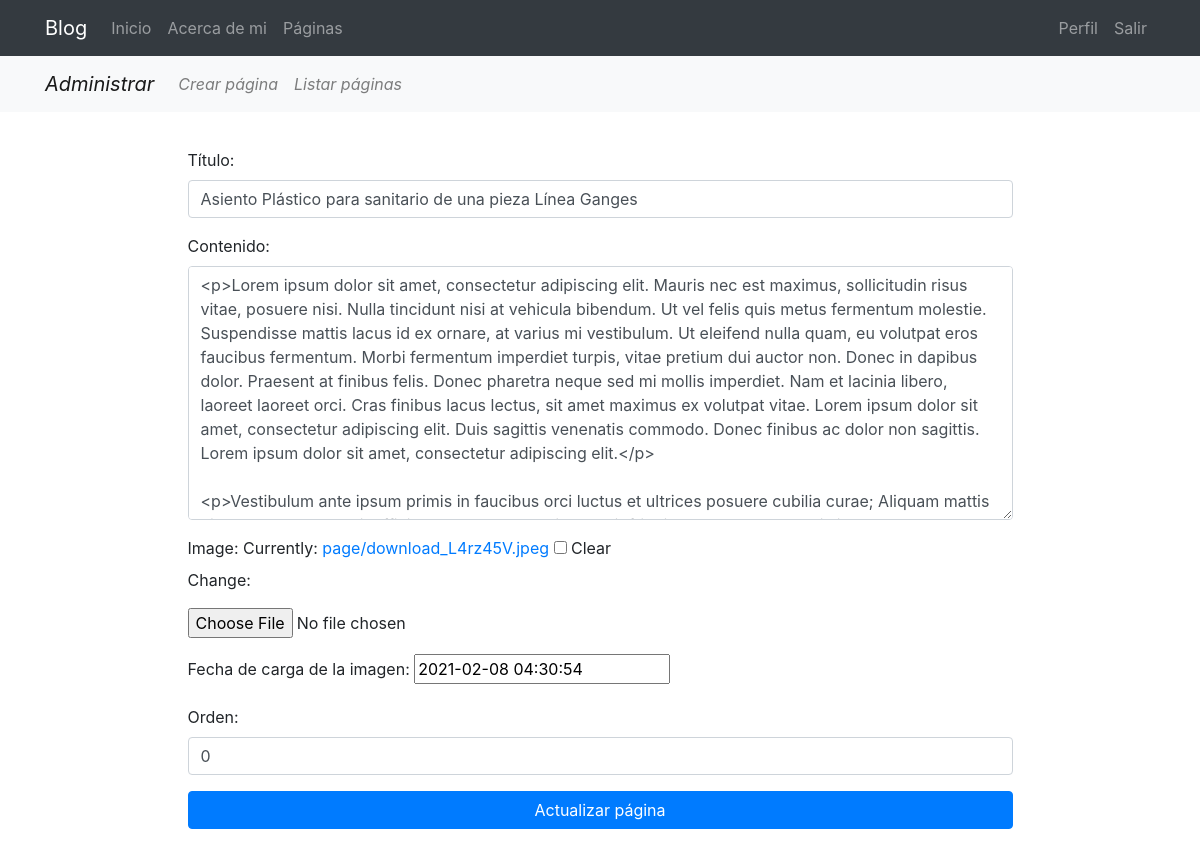
/pages/update/1/ (signed in), run on an earlier commit of the app's database.
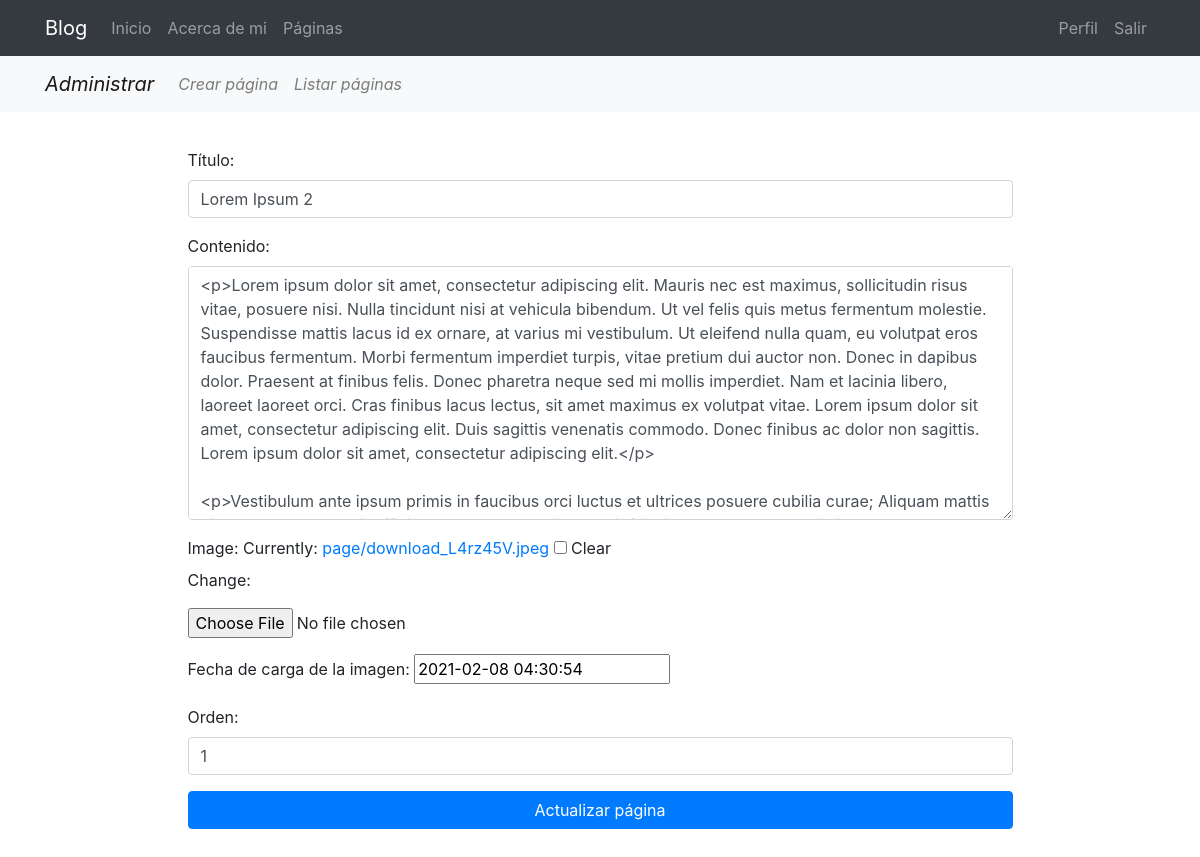
And on a later commit of the database.
### pages/models.py (models this page shows, shortened)
class Page(models.Model):
    title = models.CharField(verbose_name="Título", max_length=200)
    content = RichTextField(verbose_name="Contenido")
    order = models.SmallIntegerField(verbose_name="Orden", default=0)
    created = models.DateTimeField(auto_now_add=True, verbose_name="Fecha de creación")
    updated = models.DateTimeField(auto_now=True, verbose_name="Fecha de edición")
    image = models.ImageField(upload_to=custom_upload_to, null=True, blank=True)
    posted = models.DateTimeField(verbose_name="Fecha de carga de la imagen", null=True, blank=True)
    class Meta:
        verbose_name = "página"
        verbose_name_plural = "páginas"
        ordering = ['order', 'title']

### pages/views.py (the view, shortened to what this page needs)
# urls.py: path('update/<int:pk>/', PageUpdateView.as_view(), name='update'),
@method_decorator(staff_member_required, name='dispatch')
class PageUpdateView(UpdateView):
    model = Page
    form_class = PageForm
    template_name_suffix = '_update_form'

### pages/forms.py
class PageForm(forms.ModelForm):
    class Meta:
        model = Page
        fields = ['title', 'content', 'image', 'posted','order']
        widgets = {
            'title': forms.TextInput(attrs={'class': 'form-control', 'placeholder': 'Título'}),
            'content': forms.Textarea(attrs={'class': 'form-control'}),
            'order': forms.NumberInput(attrs={'class': 'form-control', 'placeholder': 'Orden'}),
            'image': forms.ClearableFileInput(attrs={'class':'form-control-file mt-3'}),
            'posted': forms.DateTimeInput(attrs={'class': 'datepicker'}),
        }

### pages/templates/pages/page_update_form.html (shortened to what this page needs)
{% extends 'core/base.html' %}
{% load static %}
{% block content %}
{% include 'pages/includes/pages_menu.html'%}
<main role="main">
  <div class="container">
    <div class="row mt-3 mb-5">
      <div class="col-md-9 mx-auto">
        <div>
          <form action="" method="post" enctype="multipart/form-data">{% csrf_token %}
            {{ form.as_p }}
          <div class="text-center">
            <input type="submit" class="btn btn-primary btn-block" value="Actualizar página" />
          </div>
        </form>
        </div>
      </div>
    </div>
  </div>
</main>
{% endblock %}

What changed in the data, as far as the page shows it:
changed Page: title "Asiento Plástico para sanitario de una pieza Línea Ganges" → "Lorem Ipsum 2"; order "0" → "1"
